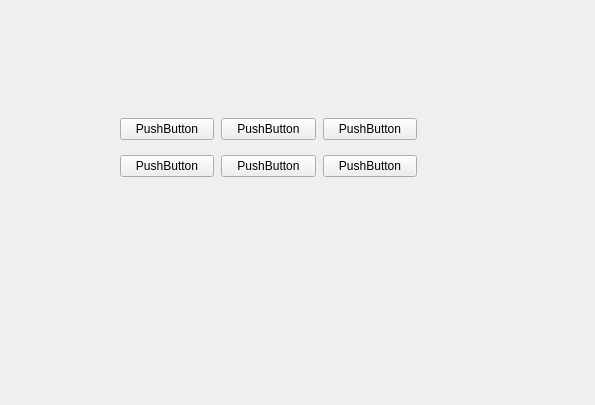
<?xml version="1.0" encoding="UTF-8"?>
<ui version="4.0">
 <class>Form</class>
 <widget class="QWidget" name="Form">
  <property name="geometry">
   <rect>
    <x>0</x>
    <y>0</y>
    <width>595</width>
    <height>405</height>
   </rect>
  </property>
  <property name="windowTitle">
   <string>Form</string>
  </property>
  <widget class="QWidget" name="">
   <property name="geometry">
    <rect>
     <x>120</x>
     <y>110</y>
     <width>297</width>
     <height>75</height>
    </rect>
   </property>
   <layout class="QVBoxLayout" name="verticalLayout">
    <property name="spacing">
     <number>7</number>
    </property>
    <item>
     <layout class="QHBoxLayout" name="horizontalLayout">
      <item>
       <widget class="QPushButton" name="pushButton">
        <property name="text">
         <string>PushButton</string>
        </property>
       </widget>
      </item>
      <item>
       <widget class="QPushButton" name="pushButton_2">
        <property name="text">
         <string>PushButton</string>
        </property>
       </widget>
      </item>
      <item>
       <widget class="QPushButton" name="pushButton_3">
        <property name="text">
         <string>PushButton</string>
        </property>
       </widget>
      </item>
     </layout>
    </item>
    <item>
     <layout class="QHBoxLayout" name="horizontalLayout_2">
      <item>
       <widget class="QPushButton" name="pushButton_4">
        <property name="text">
         <string>PushButton</string>
        </property>
       </widget>
      </item>
      <item>
       <widget class="QPushButton" name="pushButton_5">
        <property name="text">
         <string>PushButton</string>
        </property>
       </widget>
      </item>
      <item>
       <widget class="QPushButton" name="pushButton_6">
        <property name="text">
         <string>PushButton</string>
        </property>
       </widget>
      </item>
     </layout>
    </item>
   </layout>
  </widget>
 </widget>
 <resources/>
 <connections/>
</ui>
